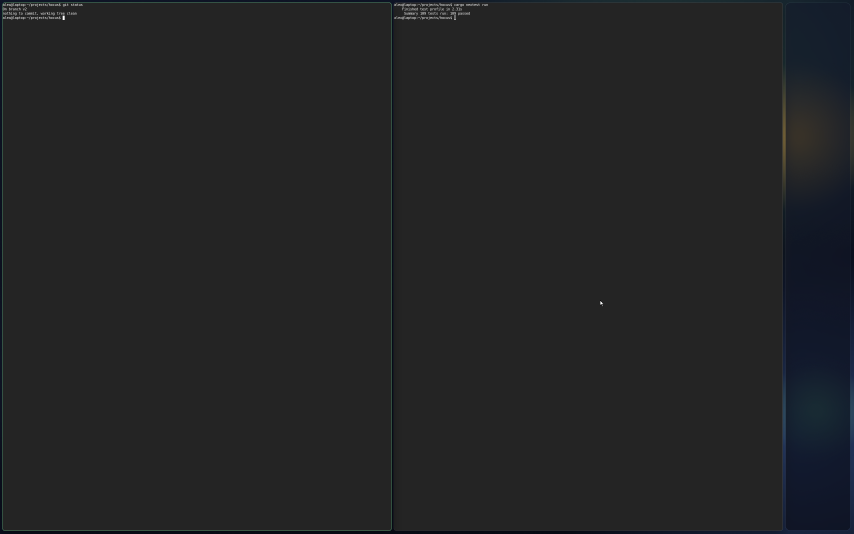
#> input picture pr-373/full.png, 2560 x 1600 px, found by its file name (shown at 1/3 size)
$ python assemble.py ../../../docs/design/spike-iced/gpu-renderers.png ../../../docs/design/spike-iced/cmp-full.png
#> lines starting #> are read from the running program, lines starting #| are printed output that depends on the picture; pictures that were not available may be replaced by others from this repository, and a replacement may not be noted
# Builds the report's comparison images from a run directory's screenshots.
import os, sys
from PIL import Image
D, OUT = sys.argv[1], sys.argv[2]
M = os.environ.get("MOCK_DIR", "mock")
img = lambda p: Image.open(p).convert("RGB")
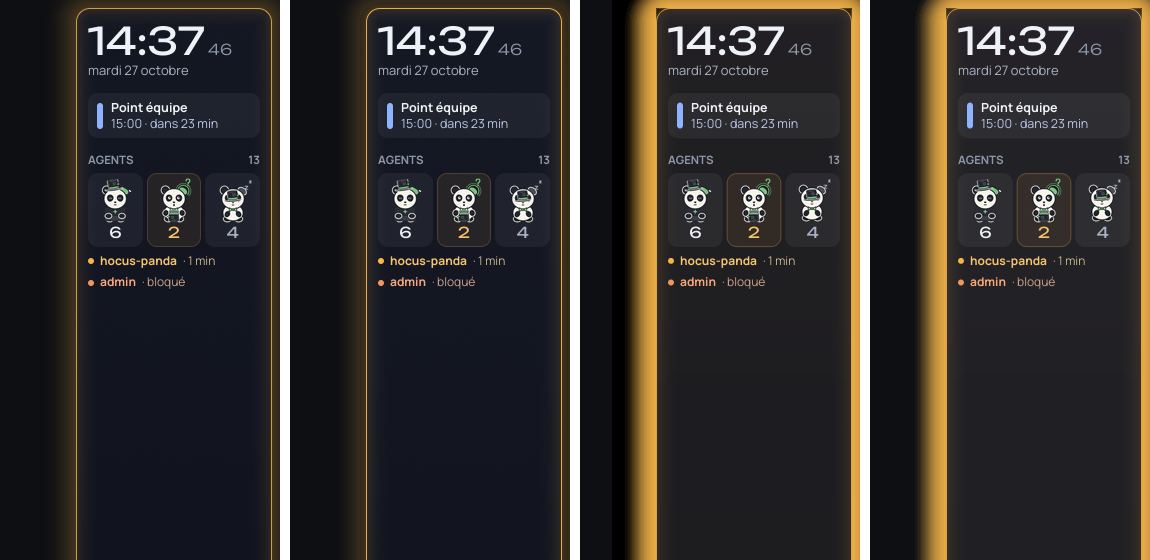
#> input picture docs/design/spike-iced/gpu-renderers.png, 1150 x 560 px, given in place of rest.png, which was not available
def pair(mock, real, out, x0, rx0, w, h=1080):
    a = img(mock).crop((x0, 0, x0 + w, h)); b = img(real).crop((rx0, 0, rx0 + w, h))
#> after `b = img(real).crop((rx0, 0, rx0 + w, h))`: b: PIL image 220x1080 RGB; every value is 0
    o = Image.new("RGB", (2 * w + 20, h), (255, 255, 255)); o.paste(a, (0, 0)); o.paste(b, (w + 20, 0)); o.save(out, optimize=True)
#> after `o = Image.new('RGB', (2 * w + 20, h), (255, 255, 255))`: o: PIL image 460x1080 RGB; every value is 255
#> after `o.paste(b, (w + 20, 0))`:
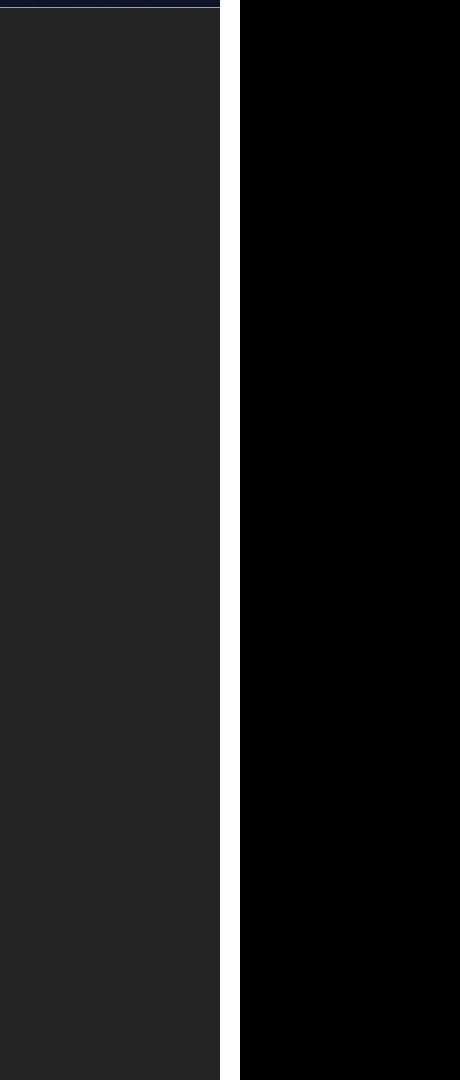
#> o: PIL image 460x1080 RGB; mean R, G, B 28.3, 28.3, 28.4
    return o
o = pair(M + "/full.png", D + "/rest.png", OUT + "/cmp-full.png", 280, 1700, 220)
o.crop((0, 0, 460, 330)).resize((920, 660), Image.NEAREST).save(OUT + "/cmp-full-top-2x.png", optimize=True)
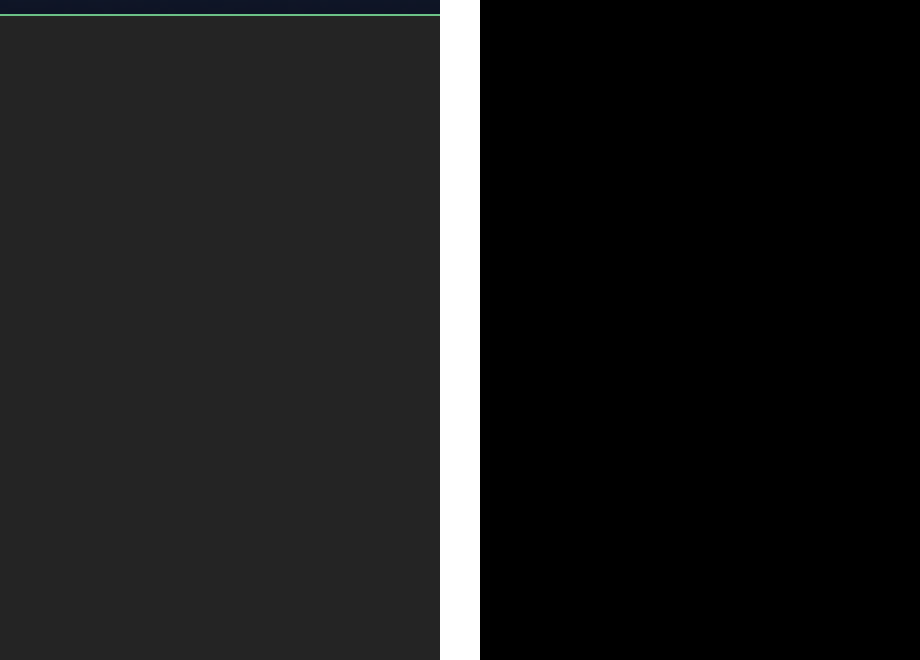
#> saved as cmp-full-top-2x.png: PIL image 920x660 RGB; mean R, G, B 28.2, 28.4, 28.5
pair(M + "/full-agent.png", D + "/glow-agent.png", OUT + "/cmp-halo-agent.png", 240, 1660, 260)
#> call 2 of pair, with mock = 'mock/full-agent.png', x0 = 240, rx0 = 1660, w = 260, h = 1080
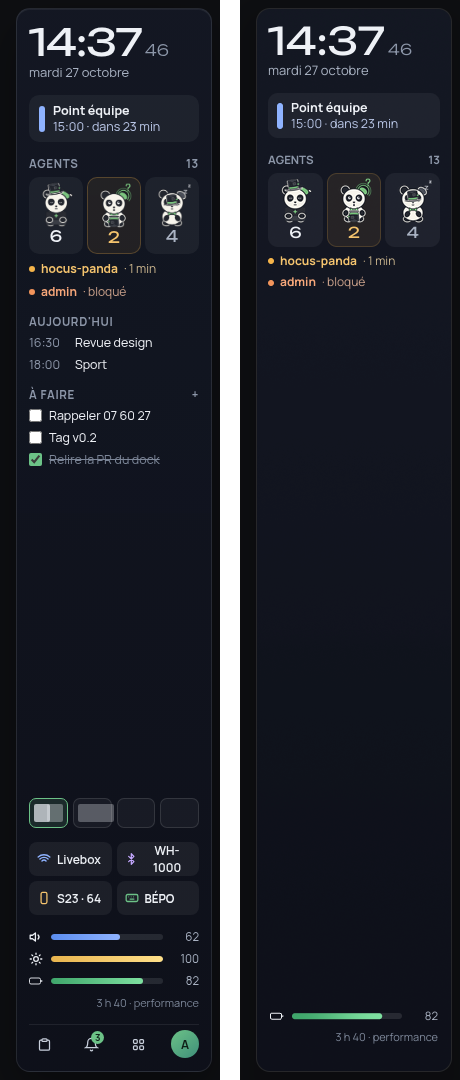
#> input picture docs/design/spike-iced/cmp-full.png, 460 x 1080 px, given in place of full-agent.png, which was not available
#> in pair (call 2), `a = img(mock).crop((x0, 0, x0 + w, h))`:
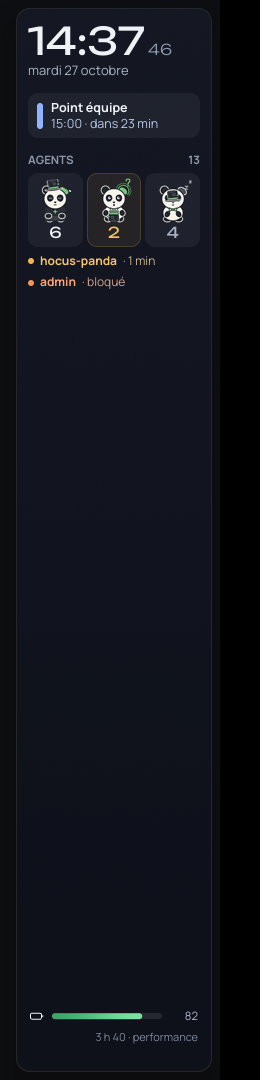
#> a: PIL image 260x1080 RGB; mean R, G, B 18.1, 20.5, 27.9
#> in pair (call 2), `b = img(real).crop((rx0, 0, rx0 + w, h))`: b: PIL image 260x1080 RGB; every value is 0
#> in pair (call 2), `o = Image.new('RGB', (2 * w + 20, h), (255, 255, 255))`: o: PIL image 540x1080 RGB; every value is 255
#> in pair (call 2), `o.paste(a, (0, 0))`:
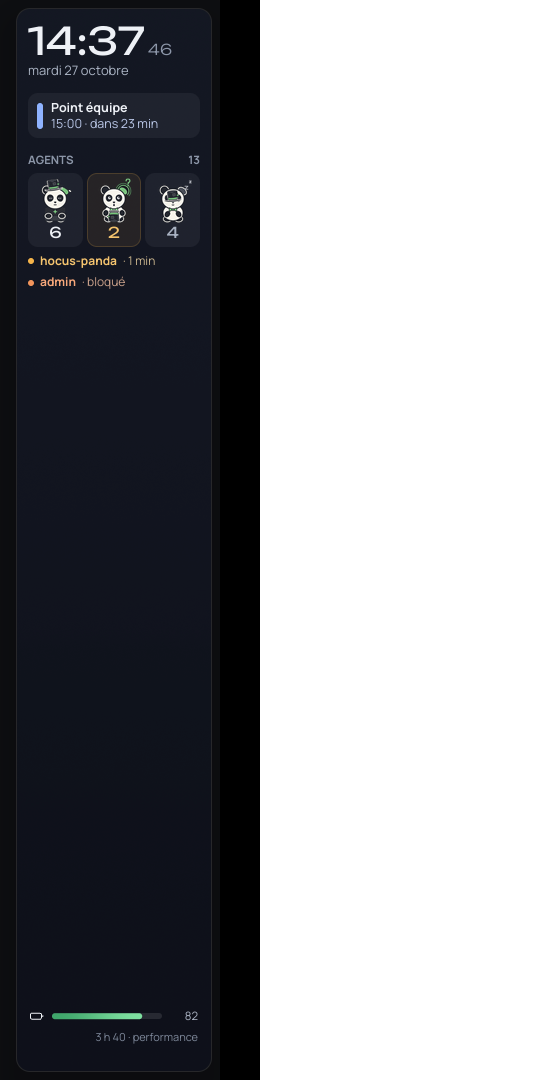
#> o: PIL image 540x1080 RGB; mean R, G, B 140.9, 142.1, 145.6
#> in pair (call 2), `o.paste(b, (w + 20, 0))`:
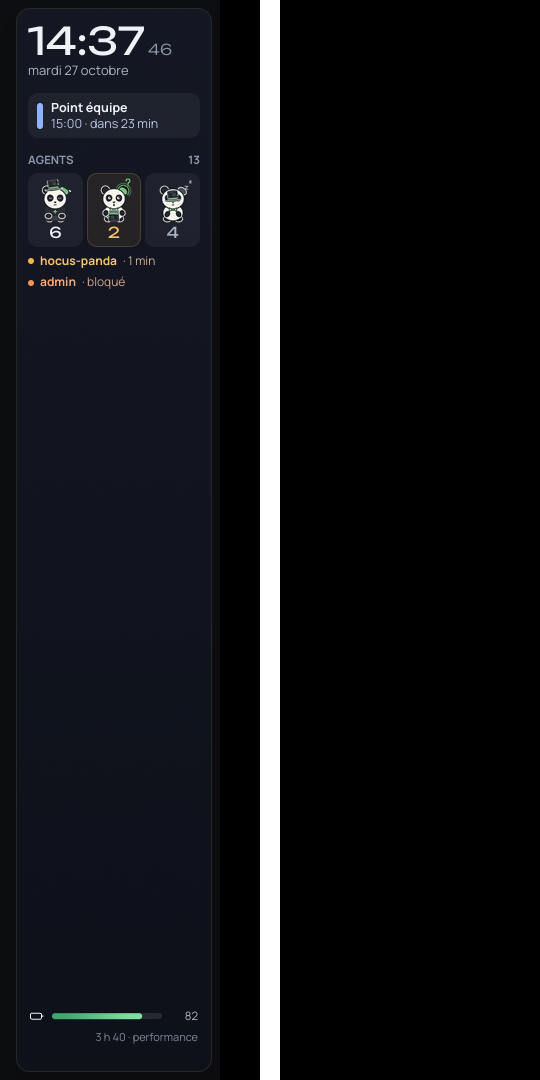
#> o: PIL image 540x1080 RGB; mean R, G, B 18.2, 19.3, 22.9
pair(M + "/full-meeting.png", D + "/glow-meeting.png", OUT + "/cmp-halo-meeting.png", 240, 1660, 260)
#> (the run stopped early here; a loop or call above may not have finished)
